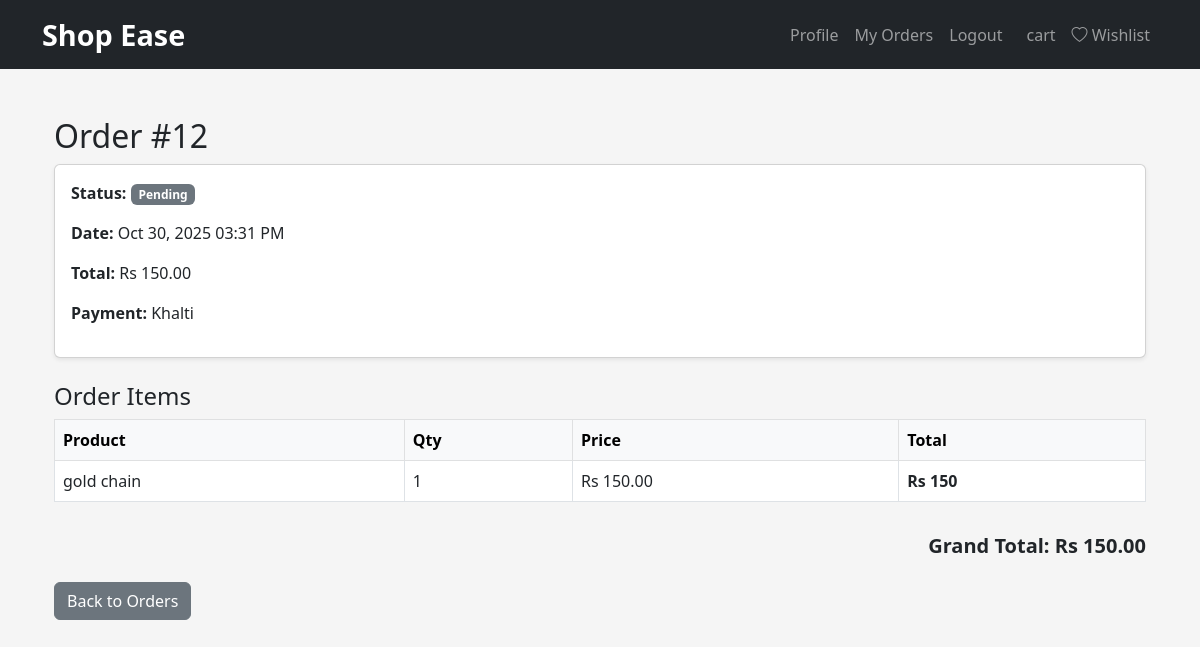
The app's page /orders/detail/12/ (signed in), older data.
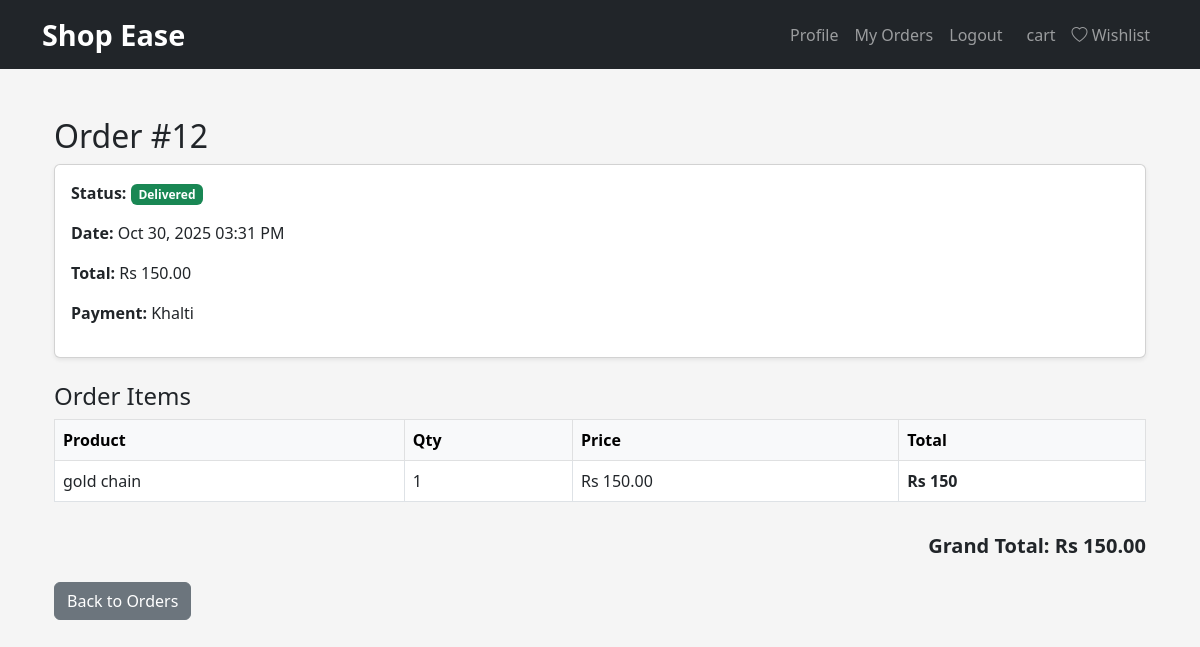
The same page, newer data.
### orders/models.py (models this page shows, shortened)
class Order(models.Model):
    PAYMENT_METHOD_CHOICES = [
        ('KHALTI', 'Khalti'),
        ('COD', 'Cash on Delivery'),
    ]
    STATUS_CHOICES = [
        ('PENDING', 'Pending'),
        ('PAID', 'Paid'),
        ('SHIPPED', 'Shipped'),
        ('DELIVERED', 'Delivered'),
        ('CANCELLED', 'Cancelled'),
    ]
    user = models.ForeignKey(User, on_delete=models.CASCADE)
    payment_method = models.CharField(max_length=10, choices=PAYMENT_METHOD_CHOICES, default='KHALTI')
    total_amount = models.DecimalField(max_digits=10, decimal_places=2)
    status = models.CharField(max_length=20, choices=STATUS_CHOICES, default='PENDING')
    khalti_pidx = models.CharField(max_length=100, blank=True, null=True)
    created_at = models.DateTimeField(auto_now_add=True)
    updated_at = models.DateTimeField(auto_now=True)

### orders/views.py (the view)
# urls.py: path('detail/<int:order_id>/', views.order_detail, name='order_detail'),
@login_required
def order_detail(request, order_id):
    order = get_object_or_404(Order, id=order_id, user=request.user)
    return render(request, 'orders/detail.html', {'order': order})

### cart/context_processors.py (called while the page is built)
def cart(request):
    return {'cart': Cart(request)}

### products/context_processors.py (called while the page is built)
def wishlist_count(request):
    if request.user.is_authenticated:
        count = Wishlist.objects.filter(user=request.user).count()
    else:
        count = 0
    return {'wishlist_count': count}

### templates/orders/detail.html
{% extends "base.html" %}
{% block content %}
<div class="container mt-5">
    <h2>Order #{{ order.id }}</h2>
    <div class="card shadow-sm mb-4">
        <div class="card-body">
            <p><strong>Status:</strong>
                <span class="badge
                    {% if order.status == 'DELIVERED' %}bg-success
                    {% elif order.status == 'SHIPPED' %}bg-warning
                    {% elif order.status == 'PAID' %}bg-info
                    {% else %}bg-secondary{% endif %}">
                    {{ order.get_status_display }}
                </span>
            </p>
            <p><strong>Date:</strong> {{ order.created_at|date:"M d, Y h:i A" }}</p>
            <p><strong>Total:</strong> Rs {{ order.total_amount }}</p>
            <p><strong>Payment:</strong> {{ order.get_payment_method_display }}</p>
        </div>
    </div>
    <h4>Order Items</h4>
    <div class="table-responsive">
        <table class="table table-bordered">
            <thead class="table-light">
                <tr>
                    <th>Product</th>
                    <th>Qty</th>
                    <th>Price</th>
                    <th>Total</th>
                </tr>
            </thead>
            <tbody>
                {% for item in order.items.all %}
                {% widthratio item.quantity 1 item.price as item_total %}
                <tr>
                    <td>{{ item.product.title }}</td>
                    <td>{{ item.quantity }}</td>
                    <td>Rs {{ item.price }}</td>
                    <td>
                        <strong>Rs {{ item_total }}</strong>
                    </td>
                </tr>
                {% empty %}
                <tr><td colspan="4" class="text-center text-muted">No items</td></tr>
                {% endfor %}
            </tbody>
        </table>
    </div>
    <div class="text-end mt-3">
        <h5><strong>Grand Total: Rs {{ order.total_amount }}</strong></h5>
    </div>
    <a href="{% url 'orders:history' %}" class="btn btn-secondary mt-3">
        Back to Orders
    </a>
</div>
{% endblock %}

Row changes from the older to the newer data that the page shows:
changed Order "Khalti": status "Pending" → "Delivered"
